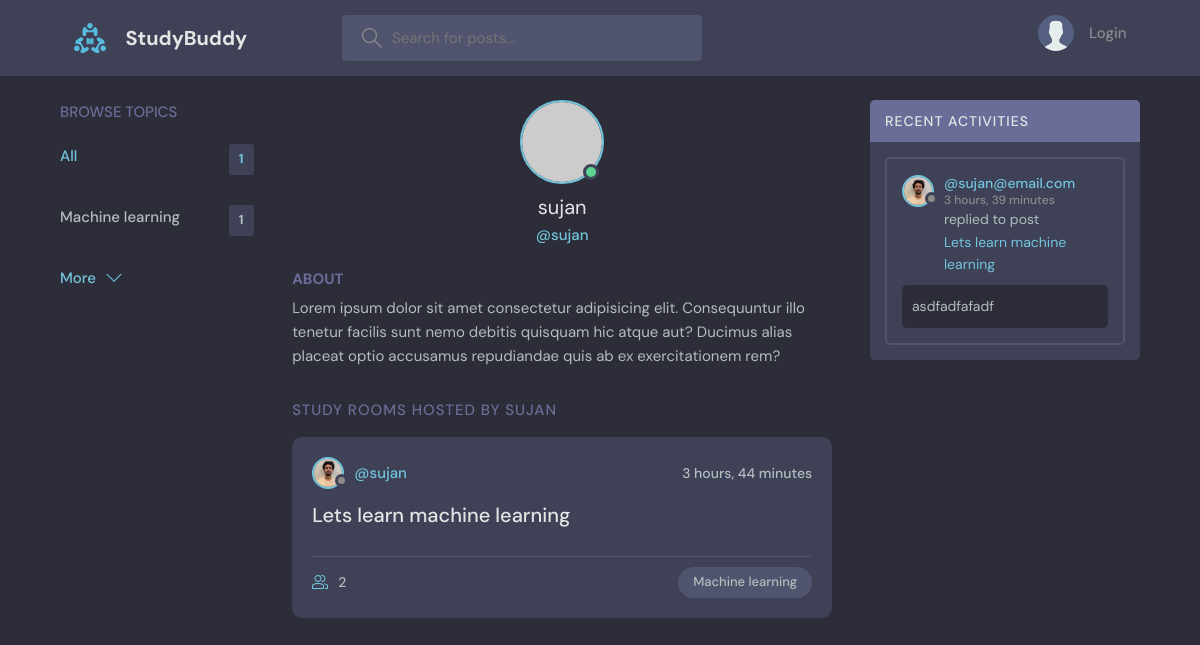
Screenshot of /userProfile/1 with the database file from the repository.
### base/models.py (models this page shows, shortened)
class Topic(models.Model):
    name = models.CharField(max_length= 200)

class User(AbstractUser):
    name = models.CharField(max_length= 200 , null= True)
    email = models.EmailField(unique= True , null= True)
    bio = models.TextField(null= True)
    avatar = models.ImageField(null= True , default= 'avatar.svg')
    USERNAME_FIELD = 'email'
    REQUIRED_FIELDS = []

class Room(models.Model):
    host = models.ForeignKey(User , on_delete= models.SET_NULL , null= True)
    topic = models.ForeignKey(Topic , on_delete= models.SET_NULL , null= True)
    name = models.CharField(max_length=200)
    description = models.TextField(null= True , blank= True)
    participants = models.ManyToManyField(User , related_name='participants' , blank= True)
    updated = models.DateTimeField(auto_now= True)
    created = models.DateTimeField(auto_now_add= True)
    class Meta:
        ordering = ['-updated' , '-created']
    def __str__(self):
        return self.name

class Message(models.Model):
    user = models.ForeignKey(User , on_delete= models.CASCADE)
    room = models.ForeignKey(Room, on_delete=models.CASCADE)
    body = models.TextField()
    updated = models.DateTimeField(auto_now= True)
    created = models.DateTimeField(auto_now_add= True)

### base/views.py (the view)
# urls.py: path('userProfile/<str:pk>' , views.userProfile , name= 'userProfile'),
def userProfile(request , pk):
    user = User.objects.get(id = pk)
    rooms = user.room_set.all()
    activityMessage = user.message_set.all()
    topics= Topic.objects.all()
    context= {'user' : user , 'rooms' : rooms , 'activityMessage' : activityMessage , 'topics':topics}
    return render(request, 'base/profile.html' , context)

### base/templates/base/profile.html (shortened to what this page needs)
{% extends 'main.html' %}
{% block content %}
  <main class="profile-page layout layout--3">
    <div class="container">
      {% include 'base/topic-component.html' %}
      <div class="roomList">
        <div class="profile">
          <div class="profile__avatar">
            <div class="avatar avatar--large active">
              <img src="https://randomuser.me/api/portraits/men/11.jpg" />
            </div>
          </div>
          <div class="profile__info">
            <h3>{{user.username}}</h3>
            <p>@{{user.username}}</p>
          </div>
          <div class="profile__about">
            <h3>About</h3>
            <p>
              Lorem ipsum dolor sit amet consectetur adipisicing elit. Consequuntur illo tenetur
              facilis sunt nemo debitis quisquam hic atque aut? Ducimus alias placeat optio
              accusamus repudiandae quis ab ex exercitationem rem?
            </p>
          </div>
        </div>
        <div class="roomList__header">
          <div>
            <h2>Study Rooms Hosted by {{user.username}}</a>
            </h2>
          </div>
        </div>
        {% include 'base/feed-component.html' %}
      </div>
      <div class="activities">
        <div class="activities__header">
          <h2>Recent Activities</h2>
        </div>
        {% include 'base/activity-component.html' %}
      </div>
    </div>
  </main>
  {% endblock content %}

### templates/main.html (shortened to what this page needs)
<!DOCTYPE html>
{% load static %}
<html lang="en">
  <head>
    <link rel="stylesheet" href="{% static 'styles/style.css'%}" />
  </head>
  <body>
    {% include 'navbar.html' %}
    {% block content %} {% endblock %}
  </body>
</html>

### templates/navbar.html (shortened to what this page needs)
{% load static %}
<header class="header header--loggedIn">
  <div class="container">
    <a href="{% url 'home' %}" class="header__logo">
      <img src="{% static 'images/logo.svg' %}" />
      <h1>StudyBuddy</h1>
    </a>
    <form class="header__search" method="GET" action="{% url 'home' %}">
      <label>
        <input name="q" placeholder="Search for posts..." />
      </label>
    </form>
    <nav class="header__menu">
      {% if request.user.is_authenticated %}
      <div class="header__user">
        <a href="{% url 'updateUser' %}">
          <div class="avatar avatar--medium active">
            <img src="{{request.user.avatar.url}}" />
          </div>
          <p>
            {{request.user.username}} <span>{{request.user.username}}</span>
          </p>
        </a>
        <button class="dropdown-button">
          <svg
            version="1.1"
            xmlns="http://www.w3.org/2000/svg"
            width="32"
            height="32"
            viewBox="0 0 32 32"
          >
            <title>chevron-down</title>
            <path d="M16 21l-13-13h-3l16 16 16-16h-3l-13 13z"></path>
          </svg>
        </button>
      </div>
      {% else %}
      <a href="{% url 'loginPage' %}">
        <img src="{% static 'images/avatar.svg' %}" />
        <p>Login</p>
      </a>
      {% endif %}
    </nav>
  </div>
</header>

### base/templates/base/topic-component.html
<div class="topics">
  <div class="topics__header">
    <h2>Browse Topics</h2>
  </div>
  <ul class="topics__list">
    <li>
      <a href="{% url 'home' %}" class="active"
        >All <span>{{topics.count}}</span></a
      >
    </li>
    {% for topic in topics %}
    <li>
      <a href="{% url 'home'%}?q={{topic.name}}"
        >{{topic.name}} <span>{{topic.room_set.all.count}}</span></a
      >
    </li>
    {% endfor %}
  </ul>
  <a class="btn btn--link" href="topics.html">
    More
    <svg
      version="1.1"
      xmlns="http://www.w3.org/2000/svg"
      width="32"
      height="32"
      viewBox="0 0 32 32"
    >
      <title>chevron-down</title>
      <path d="M16 21l-13-13h-3l16 16 16-16h-3l-13 13z"></path>
    </svg>
  </a>
</div>

### base/templates/base/feed-component.html (shortened to what this page needs)
{% for room in rooms %}
<div class="roomListRoom">
  <div class="roomListRoom__header">
    <a href="{% url 'userProfile' room.host.id %}" class="roomListRoom__author">
      <div class="avatar avatar--small">
        <img src="{{room.host.avatar.url}}" />
      </div>
      <span>@{{room.host.username }}</span>
    </a>
    <div class="roomListRoom__actions">
      <span>{{room.created|timesince}}</span>
    </div>
  </div>
  <div class="roomListRoom__content">
    <a href="{% url 'room' room.id %}">{{room.name}}</a>
  </div>
  <div class="roomListRoom__meta">
    <a href="{% url 'room' room.id %}" class="roomListRoom__joined">
      {{room.participants.all.count}}
    </a>
    <p class="roomListRoom__topic">{{room.topic.name}}</p>
  </div>
</div>
{% endfor %}

### base/templates/base/activity-component.html (shortened to what this page needs)
{% for activity_message in activityMessage %}
<div class="activities__box">
  <div class="activities__boxHeader roomListRoom__header">
    <a
      href="{% url 'userProfile' activity_message.user.id %}"
      class="roomListRoom__author"
    >
      <div class="avatar avatar--small">
        <img src="{{activity_message.user.avatar.url}}" />
      </div>
      <p>
        @{{activity_message.user}}
        <span>{{activity_message.created|timesince}} </span>
      </p>
    </a>
  </div>
  <div class="activities__boxContent">
    <p>
      replied to post
      <a href="{% url 'room' activity_message.room.id %}"
        >{{activity_message.room}}</a
      >
    </p>
    <div class="activities__boxRoomContent">{{activity_message.body}}</div>
  </div>
</div>
{% endfor %}

### rows the page displays
Topic: name "Machine learning", room_set.all.count "1"
User: username "sujan", username "SUJAN"
Room: host.avatar (picture), host.username "sujan", created "3 hours, 44 minutes", name "Lets learn machine learning", participants.all.count "2", topic.name "Machine learning"
Message: user.avatar (picture), user "sujan@email.com", created "3 hours, 39 minutes", room "Lets learn machine learning", body "asdfadfafadf"

### other values shown
{{ topics.count }} "1"
